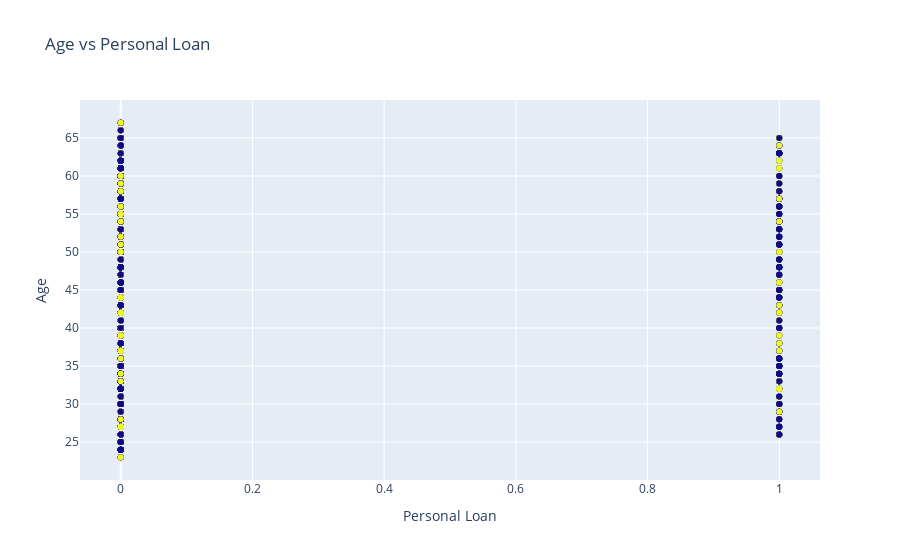

The cell this chart's notebook holds for it:
### Markdown cell above
The above scatter plot shows that there is an even distribution of people when it comes to not taking loans. While those who take loans tend to earn more income.

### Code cell
trace = go.Scatter(x=df['Personal Loan'], y=df['Age'], mode='markers', marker=dict(color=df['CreditCard']))
trace

data = [trace]

layout = go.Layout(title='Age vs Personal Loan',
                   xaxis=dict(title='Personal Loan'),
                   yaxis=dict(title='Age'))

fig = go.Figure(data=data, layout=layout)
fig.show()

### Figure 1 — Plotly figure (JSON) as saved in the notebook; plotly's stock layout.template omitted (floating-point values rounded to 4 significant figures; data arrays with more than 128 entries replaced by an {"elided": "..."} marker saying what was removed)
{"data": [{"marker": {"color": {"elided": "5000 int values"}}, "mode": "markers", "type": "scatter", "x": {"elided": "5000 int values"}, "y": {"elided": "5000 int values"}}], "layout": {"title": {"text": "Age vs Personal Loan"}, "xaxis": {"title": {"text": "Personal Loan"}}, "yaxis": {"title": {"text": "Age"}}}}
